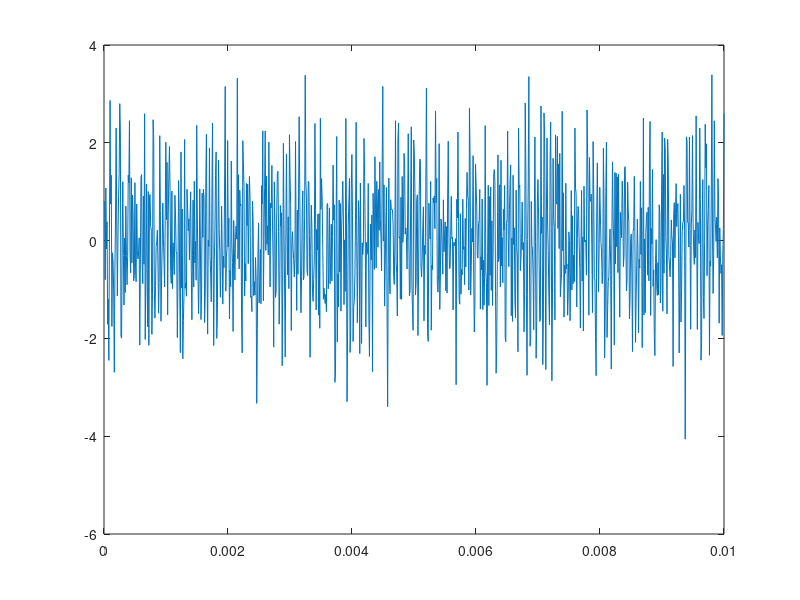
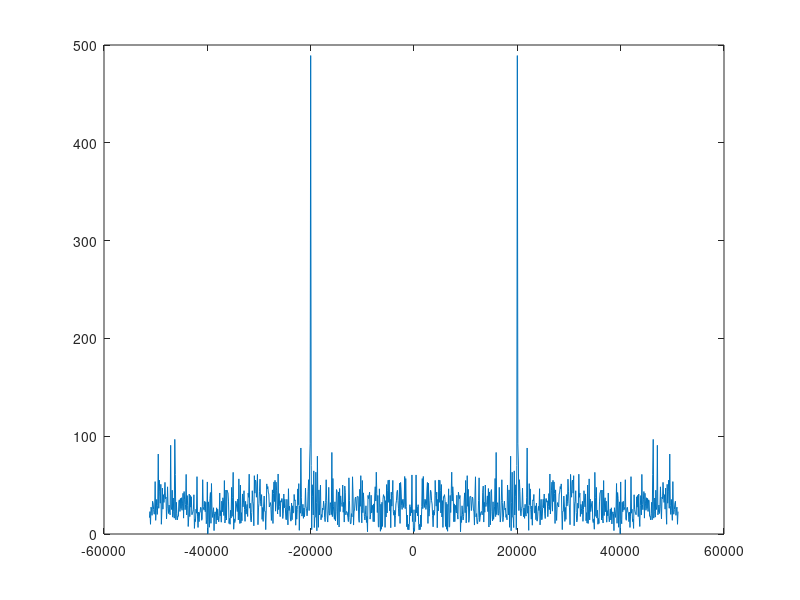

The MATLAB script that drew these images, in order:
clc; clear all; close all hidden;

fp = 20000; %Hz
Tp = 0.01; %s
samples = 1024;
Fs = samples/Tp;
T = 1/Fs;

t = linspace(0, Tp, samples);
x = cos(2*pi*fp*t);

x_noised = x + randn(1, samples);

fft_results = fft(x_noised);
centered_fft_restuls = fftshift(fft_results);

plot(t, x_noised);
figure;
plot(Fs/samples*(-samples/2:samples/2-1), abs(centered_fft_restuls));

